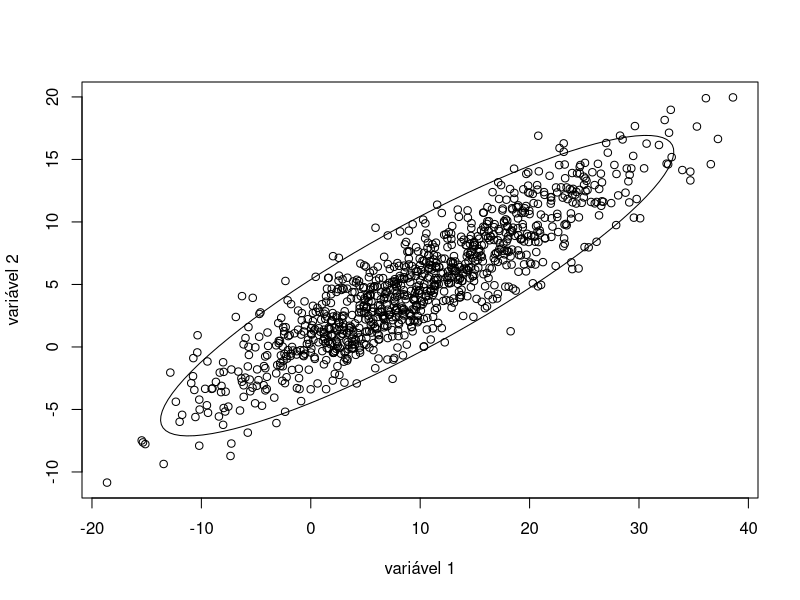
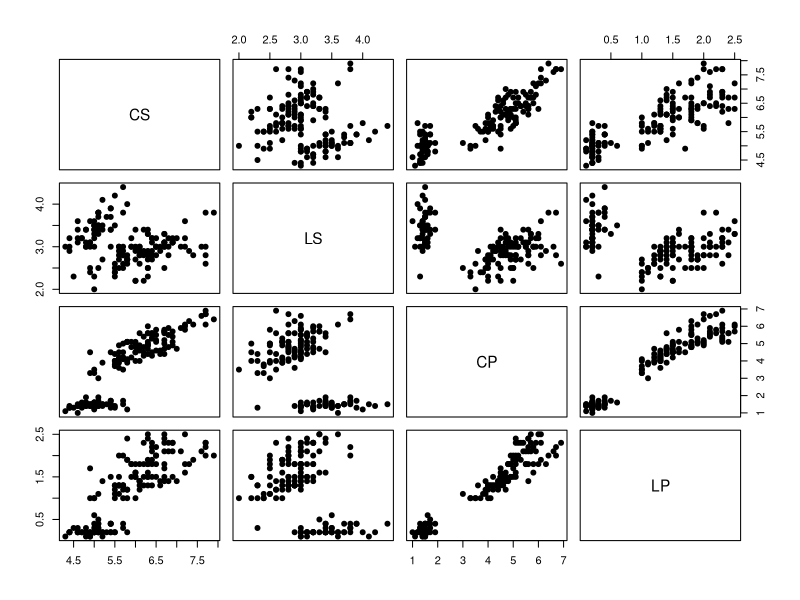
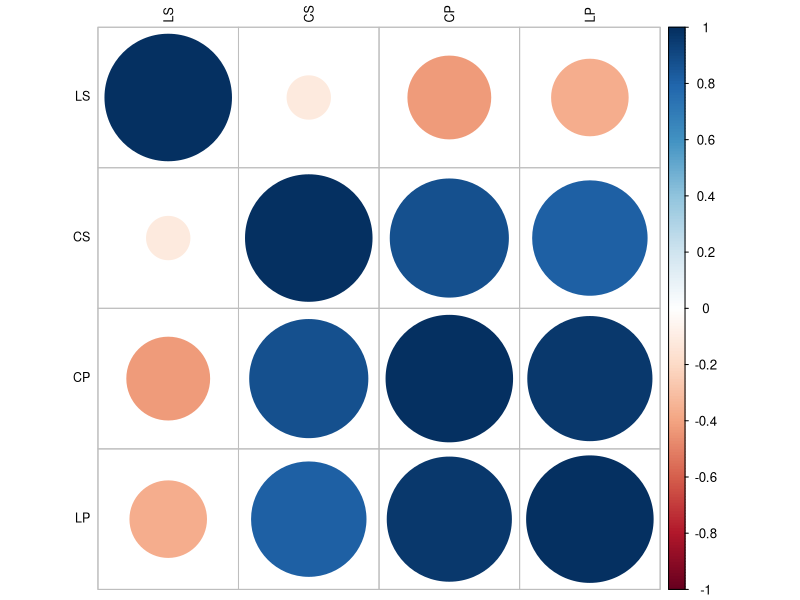
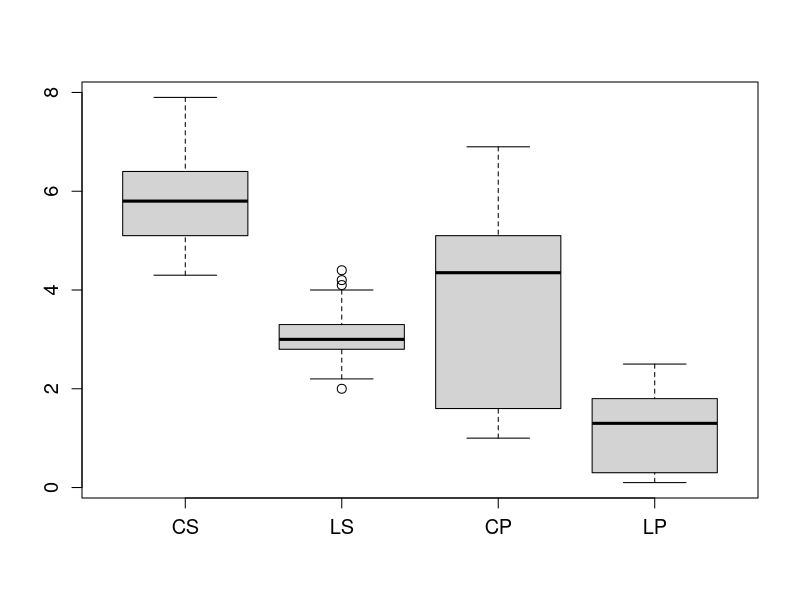
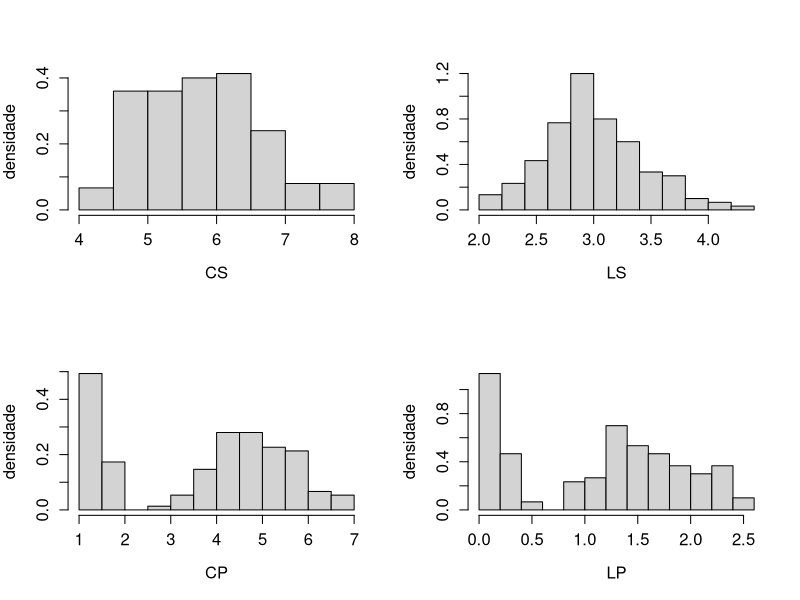
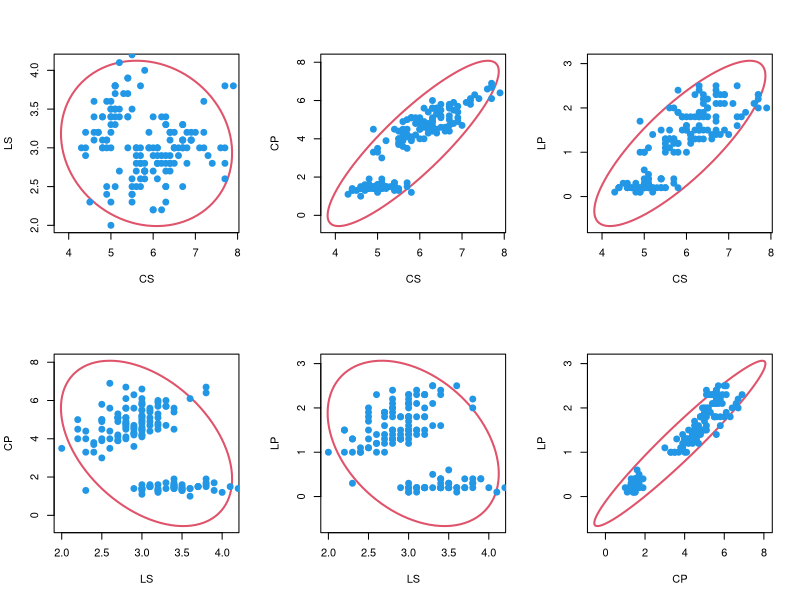
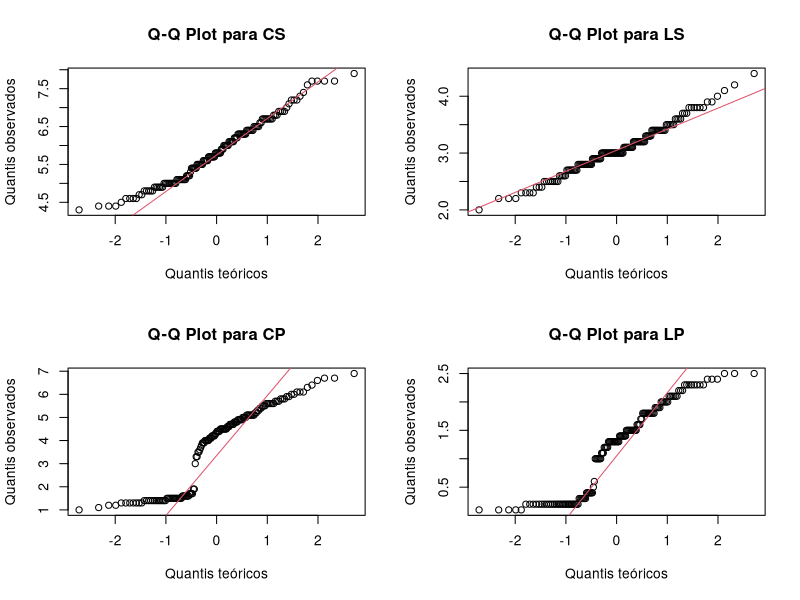
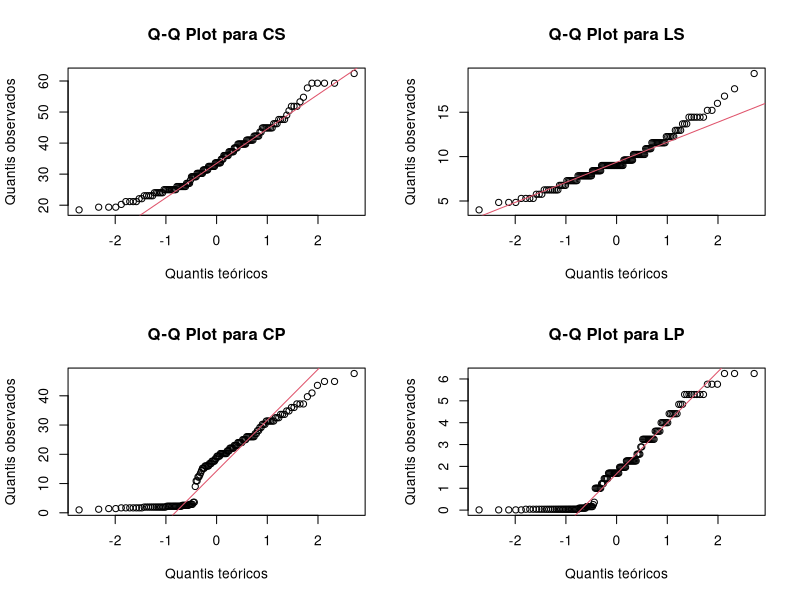

R code for these plots, in order:
## ---- chunk 1
# limpar todas as variáveis

rm(list = ls(all.names = TRUE))
## ---- chunk 2
# biblioteca

library(ellipse)
library(MASS)
library(xtable)
library(corrplot)
library(knitr)
library(stats)

## ---- chunk 3
file.save <-"C:/Users/Luciana/OneDrive/Documentos/MetodosEstatistiscos"
## ---- chunk 4
# Dados simulados
n<-1000 # tamanho da amostra

# vetor de médias
mu <- c(10,5)

# matriz de covariâncias
rho<-0.9
var1<-100
var2<-25
Sigma<- rbind(cbind(var1,sqrt(var1*var2)*rho),cbind(sqrt(var1*var2)*rho,var2))

# gerando uma amostra
mx <- mvrnorm(n, mu, Sigma)
par(mfrow=c(1,1))
plot(mx[,1],mx[,2],xlab="variável 1", ylab="variável 2")

# estimativas de média, correlação e variâncias
ma <- apply(mx,2,mean)
rhoa <- cor(mx)[1,2]
vara1<-cov(mx)[1,1]
vara2<-cov(mx)[2,2]

# elipse com parâmetros estimados
lines(ellipse(rhoa, scale = c(sqrt(vara1), sqrt(vara2)),
              centre = rbind(ma[1], ma[2]), level = 0.95))
## ---- chunk 5
# Dados da Íris de Fisher
iris<-as.matrix(iris[,1:4])

inames <- c("CS","LS","CP","LP")
colnames(iris)<-inames
par(mfrow=c(1,1))
pairs(iris,pch=19,cex.labels=1.4)

## ---- chunk 6
# Matriz de correlações
cor(iris)
#xtable(cor(iris))
rho <-cor(iris) #lowerTriangle((cor(iris)))
xb <- apply(iris,2,mean)
s2<-cov(iris)
vara <-diag(s2)
nvar <- 4
## ---- chunk 7
# Gráfico de correlações

par(mfrow=c(1,1))
corrplot(cor(iris), order = "hclust", tl.col='black', tl.cex=.75)
## ---- chunk 8
# Boxplot
 
par(mfrow=c(1,1))
boxplot(iris,cex=1.2,cex.axis=1.2,cex.lab=1.2,names=inames)

## ---- chunk 9
par(mfrow=c(2,2))
for (i in 1:4) {
  ks_result <- ks.test(iris[,i], "pnorm", mean(iris[,i]), sd(iris[,i]))
  cat("Variável:", inames[i], "\n")
  cat("p-valor do teste de Kolmogorov-Smirnov:", ks_result$p.value, "\n\n")
}
## ---- chunk 10
# Histogramas
 
par(mfrow=c(2,2))
hist(iris[,1],xlab=inames[1],cex=1.2,cex.axis=1.2,cex.lab=1.2,
     main="",probability=TRUE,ylab="densidade")
hist(iris[,2],xlab=inames[2],cex=1.2,cex.axis=1.2,cex.lab=1.2,
     main="",probability=TRUE,ylab="densidade")
hist(iris[,3],xlab=inames[3],cex=1.2,cex.axis=1.2,cex.lab=1.2,
     main="",probability=TRUE,ylab="densidade")
hist(iris[,4],xlab=inames[4],cex=1.2,cex.axis=1.2,cex.lab=1.2,
     main="",probability=TRUE,ylab="densidade")
## ---- chunk 11
# Elipsóides de Confiança

par(mfrow=c(2,3))
for (i in 1:(nvar-1)){
  for (j in (i+1):nvar){
    plot(ellipse(rho[i,j], scale = c(sqrt(vara[i]), sqrt(vara[j])),
                 centre = rbind(xb[i], xb[j]), level = 0.95),type="l",lwd=2,col=2,
         xlab=inames[i],ylab=inames[j])
    lines(iris[,i],iris[,j],pch=19,cex=1.2,cex.lab=1.2,cex.axis=1.2,type="p",col=4)
  }
}
## ---- chunk 12
# Gráfico Q-Q Plot

par(mfrow=c(2,2))
for (i in 1:4){
  qqnorm(iris[,i], main = paste('Q-Q Plot para', inames[i]), xlab = 'Quantis teóricos', ylab = 'Quantis observados')
  qqline(iris[,i], col = 2)
  
  qq_corr <- cor(qqnorm(iris[,i], plot.it = FALSE)$x, qqnorm(iris[,i], plot.it = FALSE)$y)
  cat('Coeficiente de Correlação de Pearson para', inames[i], ":", qq_corr, '\n\n')
  
}
## ---- chunk 13
# Gráfico Q-Q Plot para forma quadrática

par(mfrow=c(2,2))
for (i in 1:4){
  dados_quadraticos <- iris[,i]^2
  qqnorm(dados_quadraticos, main = paste('Q-Q Plot para', inames[i]), xlab = 'Quantis teóricos', ylab = 'Quantis observados')
  qqline(dados_quadraticos, col = 2)
  
  qq_corr <- cor(qqnorm(dados_quadraticos, plot.it = FALSE)$x, qqnorm(dados_quadraticos, plot.it = FALSE)$y)
  cat('Coeficiente de Correlação de Pearson para', inames[i], ":", qq_corr, '\n\n')
  
}
